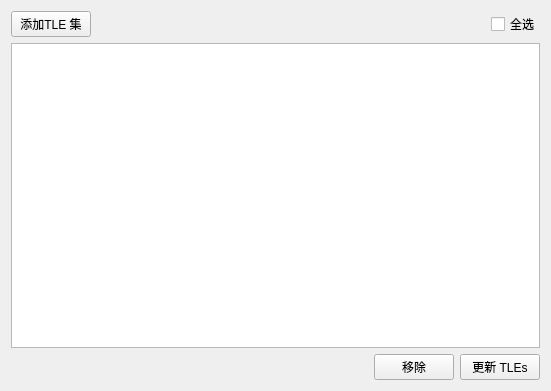
<?xml version="1.0" encoding="UTF-8"?>
<ui version="4.0">
 <class>TLE_UpdaterWidget</class>
 <widget class="QWidget" name="TLE_UpdaterWidget">
  <property name="windowModality">
   <enum>Qt::NonModal</enum>
  </property>
  <property name="geometry">
   <rect>
    <x>0</x>
    <y>0</y>
    <width>551</width>
    <height>391</height>
   </rect>
  </property>
  <property name="windowTitle">
   <string>插入卫星</string>
  </property>
  <layout class="QVBoxLayout" name="verticalLayout">
   <item>
    <layout class="QHBoxLayout" name="horizontalLayout_2">
     <item>
      <widget class="QPushButton" name="mAddTLE_SetButton">
       <property name="text">
        <string>添加TLE 集</string>
       </property>
      </widget>
     </item>
     <item>
      <spacer name="horizontalSpacer_2">
       <property name="orientation">
        <enum>Qt::Horizontal</enum>
       </property>
       <property name="sizeHint" stdset="0">
        <size>
         <width>40</width>
         <height>20</height>
        </size>
       </property>
      </spacer>
     </item>
     <item>
      <widget class="QCheckBox" name="mTLE_CheckAll">
       <property name="text">
        <string>全选</string>
       </property>
      </widget>
     </item>
    </layout>
   </item>
   <item>
    <widget class="QListWidget" name="mLoadedTLE_Files">
     <property name="selectionMode">
      <enum>QAbstractItemView::ExtendedSelection</enum>
     </property>
    </widget>
   </item>
   <item>
    <layout class="QHBoxLayout" name="horizontalLayout_3">
     <item>
      <spacer name="horizontalSpacer_3">
       <property name="orientation">
        <enum>Qt::Horizontal</enum>
       </property>
       <property name="sizeHint" stdset="0">
        <size>
         <width>40</width>
         <height>20</height>
        </size>
       </property>
      </spacer>
     </item>
     <item>
      <widget class="QPushButton" name="mRemoveTLE_Button">
       <property name="text">
        <string>移除</string>
       </property>
      </widget>
     </item>
     <item>
      <widget class="QPushButton" name="mUpdateTLEsButton">
       <property name="text">
        <string>更新 TLEs</string>
       </property>
      </widget>
     </item>
    </layout>
   </item>
  </layout>
 </widget>
 <resources/>
 <connections/>
</ui>
